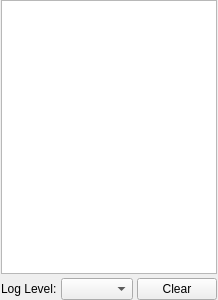
<?xml version="1.0" encoding="UTF-8"?>
<ui version="4.0">
 <class>Log</class>
 <widget class="QDockWidget" name="Log">
  <property name="geometry">
   <rect>
    <x>0</x>
    <y>0</y>
    <width>207</width>
    <height>300</height>
   </rect>
  </property>
  <property name="windowTitle">
   <string>Log</string>
  </property>
  <widget class="QWidget" name="centralwidget">
   <layout class="QVBoxLayout" name="verticalLayout">
    <property name="spacing">
     <number>4</number>
    </property>
    <property name="leftMargin">
     <number>1</number>
    </property>
    <property name="topMargin">
     <number>0</number>
    </property>
    <property name="rightMargin">
     <number>1</number>
    </property>
    <property name="bottomMargin">
     <number>0</number>
    </property>
    <item>
     <widget class="QTextEdit" name="logTextEdit">
      <property name="readOnly">
       <bool>true</bool>
      </property>
     </widget>
    </item>
    <item>
     <widget class="QWidget" name="widget" native="true">
      <layout class="QHBoxLayout" name="horizontalLayout">
       <property name="spacing">
        <number>4</number>
       </property>
       <property name="leftMargin">
        <number>0</number>
       </property>
       <property name="topMargin">
        <number>0</number>
       </property>
       <property name="rightMargin">
        <number>0</number>
       </property>
       <property name="bottomMargin">
        <number>0</number>
       </property>
       <item>
        <widget class="QLabel" name="lbLogLevel">
         <property name="text">
          <string>Log Level:</string>
         </property>
        </widget>
       </item>
       <item>
        <widget class="QComboBox" name="cmbboxLogLevel"/>
       </item>
       <item>
        <spacer name="horizontalSpacer">
         <property name="orientation">
          <enum>Qt::Horizontal</enum>
         </property>
         <property name="sizeHint" stdset="0">
          <size>
           <width>40</width>
           <height>20</height>
          </size>
         </property>
        </spacer>
       </item>
       <item>
        <widget class="QPushButton" name="pbClearLog">
         <property name="text">
          <string>Clear</string>
         </property>
        </widget>
       </item>
      </layout>
     </widget>
    </item>
   </layout>
  </widget>
 </widget>
 <resources/>
 <connections/>
</ui>
